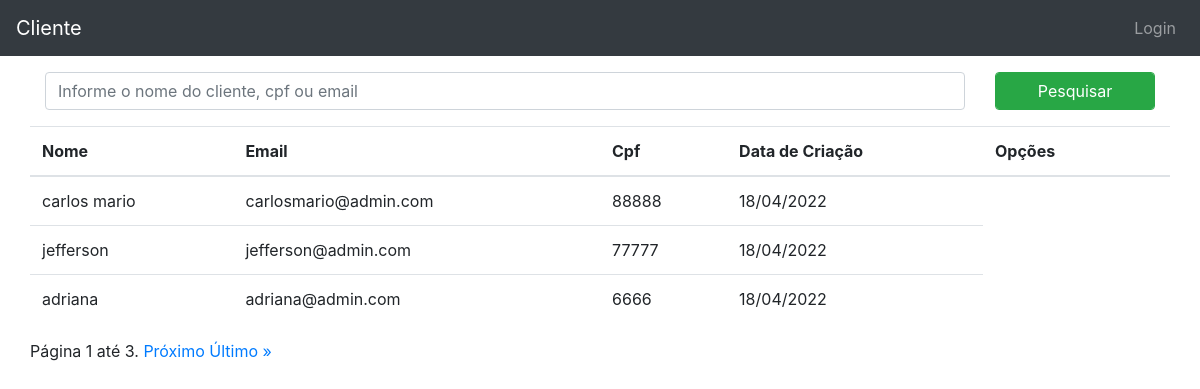
The page / on the database its author committed.
### clientes/models.py (models this page shows, shortened)
class Cliente(models.Model):
    nome = models.CharField(max_length=200)
    email = models.EmailField()
    cpf = models.CharField(max_length=14, unique=True)
    data_criacao = models.DateField(auto_now_add=True)

### clientes/views.py (the view)
# urls.py: path('', lista_de_clientes,name="lista_de_clientes"),
def lista_de_clientes(request):
    clientes = Cliente.objects.all().order_by('-id')
    queryset = request.GET.get('q')
    if queryset:
        clientes = Cliente.objects.filter(
            Q(nome__icontains = queryset)|
            Q(email__icontains = queryset)|
            Q(cpf__icontains = queryset)
        )
    paginator = Paginator(clientes, 3) # Show 25 contacts per page.
    page_number = request.GET.get('page')
    clientes = paginator.get_page(page_number)
    return render(request,"clientes/lista_de_clientes.html",{'clientes':clientes})# request, templante, contexto

### templates/clientes/lista_de_clientes.html (shortened to what this page needs)
{% extends 'clientes/base.html' %}
{% block content %}
<div class="container">
<form method='GET'>
    <div class='row'>
        <div class='form-group col-10'>
            <input type='search' class='form-control' placeholder="Informe o nome do cliente, cpf ou email" name="q" value="{{ request.GET.q }}">
        </div>
        <div class='form-group col-2'>
            <button class='form-control btn-success'>Pesquisar</button
        </div>
    </div>
</form>
<table class="table table-head">
    <thead>
        <tr>
            <th>Nome</th>
            <th>Email</th>
            <th>Cpf</th>
            <th>Data de Criação</th>
            <th>Opções</th>
            <th></th>
        </tr>
    </thead>
    <tbody>
        {% for cliente in clientes %}
        <tr>
            <td>{{ cliente.nome }}</td>
            <td>{{ cliente.email }}</td>
            <td>{{ cliente.cpf }}</td>
            <td>{{ cliente.data_criacao|date:"d/m/Y" }}</td>
        </tr>
        {% endfor %}
    </tbody>
</table>
<div class="pagination">
    <span class="step-links">
        <span class="current">
            Página {{ clientes.number }} até {{ clientes.paginator.num_pages }}.
        </span>
        {% if clientes.has_next %}
            <a href="?page={{ clientes.next_page_number }}&q={% if request.GET.q %}{{ request.GET.q }}{% endif %}">Próximo</a>
            <a href="?page={{ clientes.paginator.num_pages }}">Último &raquo;</a>
        {% endif %}
    </span>
</div>
</div>
{% endblock content %}

### templates/clientes/base.html (shortened to what this page needs)
<!DOCTYPE html>
{% load static %}
<html lang="pt-br">
    <head>
        <link rel="stylesheet" href="{% static 'css/bootstrap.min.css' %}">
    </head>
    <body>
        <nav class="navbar navbar-expand-sm navbar-dark bg-dark mb-3">
            <a class="navbar-brand text-white">Cliente</a>
            <ul class="navbar-nav ml-auto">
                <li class="nav-item">
                    {% if not user.is_authenticated %}
                        <a class="nav-link" href="/admin/">Login</a>
                    {% else %}
                        <a class="nav-link" href="/admin/logout/">Logout</a>
                    {% endif %}
                </li>
            </ul>
        </nav>
        {% block content %}
        {% endblock content %}
    </body>
</html>

### rows shown on the page
Cliente: nome "carlos mario", email "carlosmario@admin.com", cpf "88888", data_criacao "18/04/2022"
Cliente: nome "jefferson", email "jefferson@admin.com", cpf "77777", data_criacao "18/04/2022"
Cliente: nome "adriana", email "adriana@admin.com", cpf "6666", data_criacao "18/04/2022"

### other values the page prints
{{ clientes.number }} "1"
{{ clientes.paginator.num_pages }} "3"
